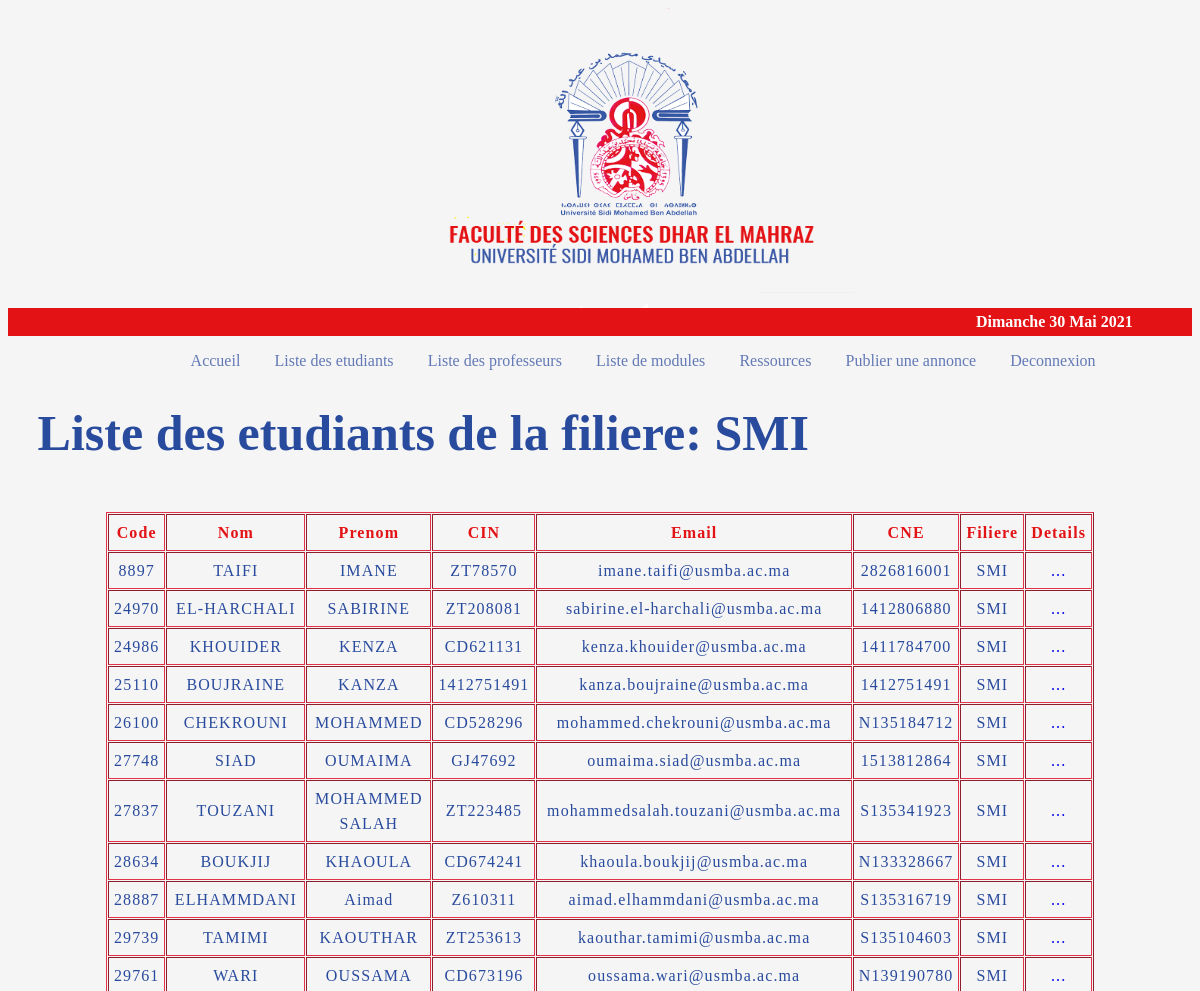
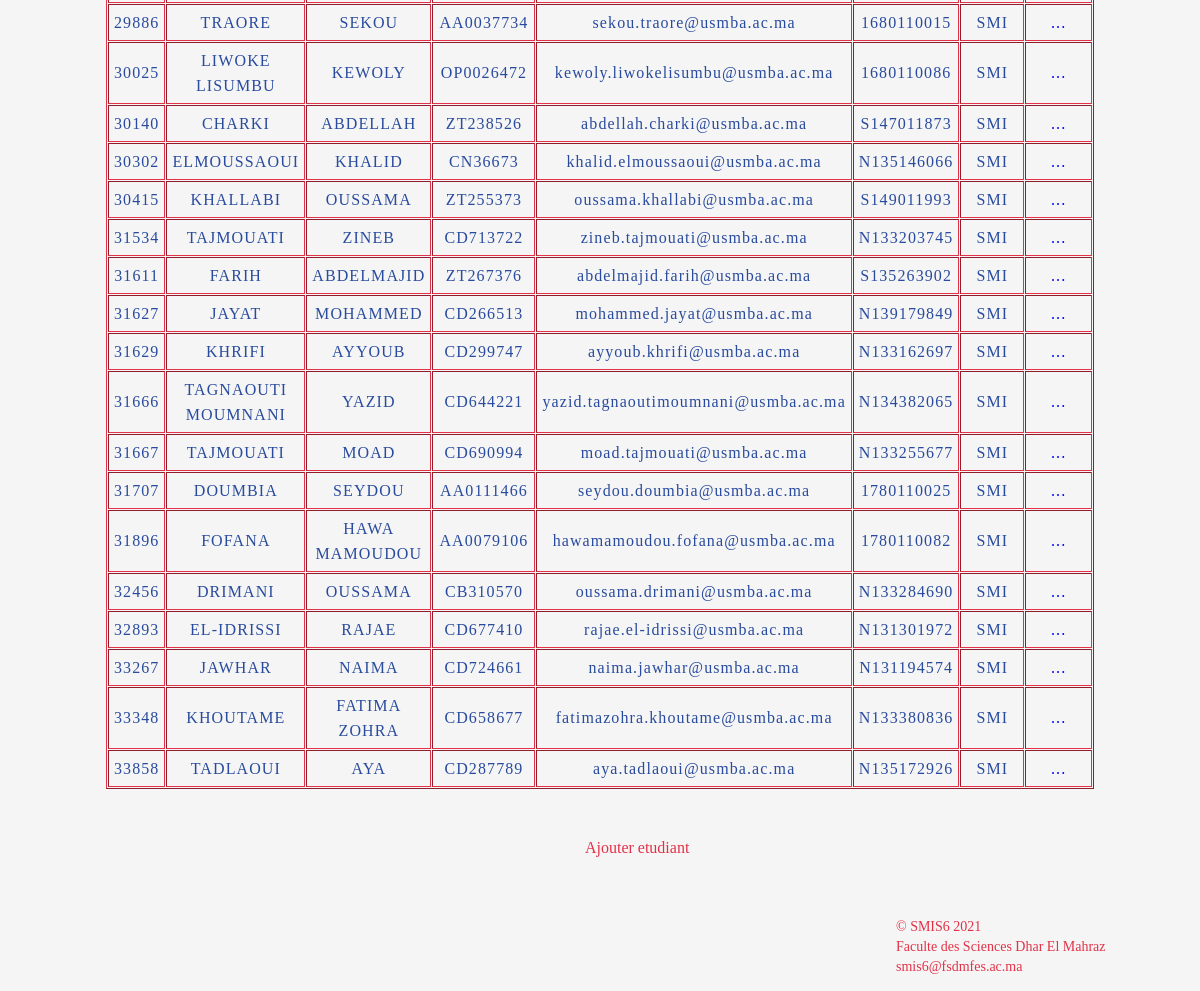
/website/html/students_list.php (signed in), run on the app's committed database (2 pictures, top to bottom).
### tables this page shows
CREATE TABLE `etudiants` (
  `code_etudiant` int(6) NOT NULL,
  `nom` varchar(100) NOT NULL,
  `prenom` varchar(100) NOT NULL,
  `cin` varchar(10) NOT NULL,
  `date_inscription` varchar(10) NOT NULL,
  `email` varchar(100) NOT NULL,
  `cne` varchar(14) NOT NULL,
  `id_filiere` varchar(4) NOT NULL
);

### website/html/templates/data.php (called while the page is built, shortened)
<?php
require('config.php');
$sql = 'SELECT * FROM etudiants;';
$result = mysqli_query($conn,$sql);
$etudiants = [];
while($etudiant = mysqli_fetch_assoc($result)){
	$etudiants[] = $etudiant;
}
function getListeParFiliere($filiere){
	global $etudiants;
	$etudiants_filiere = [];
	foreach ( $etudiants as $etudiant ) {
		if ( $etudiant["id_filiere"] == $filiere ){
			$etudiants_filiere[] = $etudiant;
		}
	}
	return $etudiants_filiere;
}
?>

### website/html/students_list.php (the view, shortened to what this page needs)
 <?php
if (isset($_SESSION['user_id']) && isset($_SESSION['user_email'])) {
if(isset($_GET["codeF"])){
	$id_filiere = $_GET["codeF"];
}
else{
	$id_filiere = 'SMI';
}
require('templates/data.php');
$listeEtudiantsFiliere = getListeParFiliere($id_filiere);
$nbEtudiantsFiliere = count($listeEtudiantsFiliere);
?>
<!DOCTYPE html>
<html>
<head>
	<link rel="stylesheet" type="text/css" href="../css/style.css">
</head>
<body>
<header id="mainHeader">
	<?php
		include("templates/header.php");
	 ?>
<?php
	include('templates/nav.php');
?>
	<div id="main">
		<h1>Liste des etudiants de la filiere: <?php echo "$id_filiere"; ?></h1>
	</div>
</header>
<section>
<center>
	    <table border="table" cellspacing="1px" cellpadding="5px">
			<thead>
				<tr>
					<th>Code</th>
					<th>Nom</th>
					<th>Prenom</th>
					<th>CIN</th>
					<th>Email</th>
					<th>CNE</th>
					<th>Filiere</th>
					<th>Details</th>
				</tr>
			</thead>
			<tbody>
				<?php
				for ($i=0; $i < $nbEtudiantsFiliere ; $i++) {
					$codeE = $listeEtudiantsFiliere[$i]['code_etudiant'];
				 	echo "
					 	<tr>
						 	<td>$codeE</td>
					 		<td>{$listeEtudiantsFiliere[$i]['nom']}</td>
					 		<td>{$listeEtudiantsFiliere[$i]['prenom']}</td>
					 		<td>{$listeEtudiantsFiliere[$i]['cin']}</td>
					 		<td>{$listeEtudiantsFiliere[$i]['email']}</td>
					 		<td>{$listeEtudiantsFiliere[$i]['cne']}</td>
					 		<td>{$listeEtudiantsFiliere[$i]['id_filiere']}</td>
					 		<td>";
					 ?>
					<a style = "text-decoration: none;" class= 'details' href='student_details.php?codeE=<?=$codeE?>'> ... </a>
					<?php
					echo"  </td>
					 	</tr>
					";
				 }
				 ?>
			</tbody>
		</table>
</center>
</section>
<?php
	include('templates/nav2.php');
?>
<?php
	include('templates/footer.php');
 ?>
<?php
}else {
 header("Location: index.php");
}
?>
</body>
</html>

### website/css/style.css (style rules this page uses)
body { background-color: whitesmoke; }
h1 { color: #294B9E; text-shadow: currentColor; font-size: 50px; padding-left: 2.5%; }
table { margin-top: 50px; margin-bottom: 50px; margin-left:5%; margin-right:5%; text-align: center; letter-spacing: 1.1px; word-spacing: 1.6px; line-height: 25px; width: 30%; padding: 0; border-color:#E33147; }
thead { color:#E31215; }
td { color: #294B9E; }

### data on the page
etudiants: code_etudiant "8897", nom "TAIFI", prenom "IMANE", cin "ZT78570", email "imane.taifi@usmba.ac.ma", cne "2826816001", id_filiere "SMI"
etudiants: code_etudiant "24970", nom "EL-HARCHALI", prenom "SABIRINE", cin "ZT208081", email "sabirine.el-harchali@usmba.ac.ma", cne "1412806880", id_filiere "SMI"
etudiants: code_etudiant "24986", nom "KHOUIDER", prenom "KENZA", cin "CD621131", email "kenza.khouider@usmba.ac.ma", cne "1411784700", id_filiere "SMI"
etudiants: code_etudiant "25110", nom "BOUJRAINE", prenom "KANZA", cin "1412751491", email "kanza.boujraine@usmba.ac.ma", cne "1412751491", id_filiere "SMI"
etudiants: code_etudiant "26100", nom "CHEKROUNI", prenom "MOHAMMED", cin "CD528296", email "mohammed.chekrouni@usmba.ac.ma", cne "N135184712", id_filiere "SMI"
etudiants: code_etudiant "27748", nom "SIAD", prenom "OUMAIMA", cin "GJ47692", email "oumaima.siad@usmba.ac.ma", cne "1513812864", id_filiere "SMI"
etudiants: code_etudiant "27837", nom "TOUZANI", prenom "MOHAMMED SALAH", cin "ZT223485", email "mohammedsalah.touzani@usmba.ac.ma", cne "S135341923", id_filiere "SMI"
etudiants: code_etudiant "28634", nom "BOUKJIJ", prenom "KHAOULA", cin "CD674241", email "khaoula.boukjij@usmba.ac.ma", cne "N133328667", id_filiere "SMI"
etudiants: code_etudiant "28887", nom "ELHAMMDANI", prenom "Aimad", cin "Z610311", email "aimad.elhammdani@usmba.ac.ma", cne "S135316719", id_filiere "SMI"
etudiants: code_etudiant "29739", nom "TAMIMI", prenom "KAOUTHAR", cin "ZT253613", email "kaouthar.tamimi@usmba.ac.ma", cne "S135104603", id_filiere "SMI"
etudiants: code_etudiant "29761", nom "WARI", prenom "OUSSAMA", cin "CD673196", email "oussama.wari@usmba.ac.ma", cne "N139190780", id_filiere "SMI"
etudiants: code_etudiant "29886", nom "TRAORE", prenom "SEKOU", cin "AA0037734", email "sekou.traore@usmba.ac.ma", cne "1680110015", id_filiere "SMI"
etudiants: code_etudiant "30025", nom "LIWOKE LISUMBU", prenom "KEWOLY", cin "OP0026472", email "kewoly.liwokelisumbu@usmba.ac.ma", cne "1680110086", id_filiere "SMI"
etudiants: code_etudiant "30140", nom "CHARKI", prenom "ABDELLAH", cin "ZT238526", email "abdellah.charki@usmba.ac.ma", cne "S147011873", id_filiere "SMI"
etudiants: code_etudiant "30302", nom "ELMOUSSAOUI", prenom "KHALID", cin "CN36673", email "khalid.elmoussaoui@usmba.ac.ma", cne "N135146066", id_filiere "SMI"
etudiants: code_etudiant "30415", nom "KHALLABI", prenom "OUSSAMA", cin "ZT255373", email "oussama.khallabi@usmba.ac.ma", cne "S149011993", id_filiere "SMI"
etudiants: code_etudiant "31534", nom "TAJMOUATI", prenom "ZINEB", cin "CD713722", email "zineb.tajmouati@usmba.ac.ma", cne "N133203745", id_filiere "SMI"
etudiants: code_etudiant "31611", nom "FARIH", prenom "ABDELMAJID", cin "ZT267376", email "abdelmajid.farih@usmba.ac.ma", cne "S135263902", id_filiere "SMI"
etudiants: code_etudiant "31627", nom "JAYAT", prenom "MOHAMMED", cin "CD266513", email "mohammed.jayat@usmba.ac.ma", cne "N139179849", id_filiere "SMI"
etudiants: code_etudiant "31629", nom "KHRIFI", prenom "AYYOUB", cin "CD299747", email "ayyoub.khrifi@usmba.ac.ma", cne "N133162697", id_filiere "SMI"
etudiants: code_etudiant "31666", nom "TAGNAOUTI MOUMNANI", prenom "YAZID", cin "CD644221", email "yazid.tagnaoutimoumnani@usmba.ac.ma", cne "N134382065", id_filiere "SMI"
etudiants: code_etudiant "31667", nom "TAJMOUATI", prenom "MOAD", cin "CD690994", email "moad.tajmouati@usmba.ac.ma", cne "N133255677", id_filiere "SMI"
etudiants: code_etudiant "31707", nom "DOUMBIA", prenom "SEYDOU", cin "AA0111466", email "seydou.doumbia@usmba.ac.ma", cne "1780110025", id_filiere "SMI"
etudiants: code_etudiant "31896", nom "FOFANA", prenom "HAWA MAMOUDOU", cin "AA0079106", email "hawamamoudou.fofana@usmba.ac.ma", cne "1780110082", id_filiere "SMI"
etudiants: code_etudiant "32456", nom "DRIMANI", prenom "OUSSAMA", cin "CB310570", email "oussama.drimani@usmba.ac.ma", cne "N133284690", id_filiere "SMI"
etudiants: code_etudiant "32893", nom "EL-IDRISSI", prenom "RAJAE", cin "CD677410", email "rajae.el-idrissi@usmba.ac.ma", cne "N131301972", id_filiere "SMI"
etudiants: code_etudiant "33267", nom "JAWHAR", prenom "NAIMA", cin "CD724661", email "naima.jawhar@usmba.ac.ma", cne "N131194574", id_filiere "SMI"
etudiants: code_etudiant "33348", nom "KHOUTAME", prenom "FATIMA ZOHRA", cin "CD658677", email "fatimazohra.khoutame@usmba.ac.ma", cne "N133380836", id_filiere "SMI"
etudiants: code_etudiant "33858", nom "TADLAOUI", prenom "AYA", cin "CD287789", email "aya.tadlaoui@usmba.ac.ma", cne "N135172926", id_filiere "SMI"

### other printed values
$ln["jour"][$jour_de_la_semaine] "Dimanche"
$jour_du_mois "30"
$ln["mois"][$mois] "Mai"
$annee "2021"
$id_filiere "SMI"
$txt "Ajouter etudiant"
